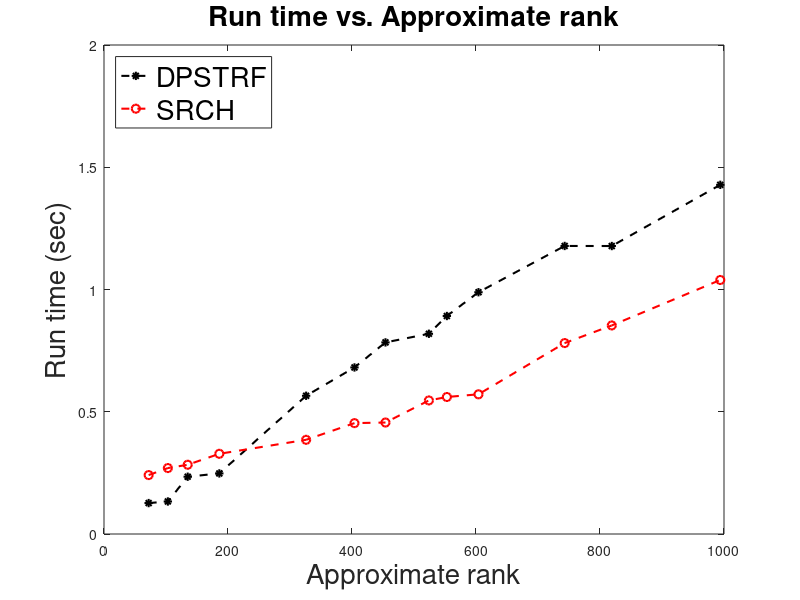
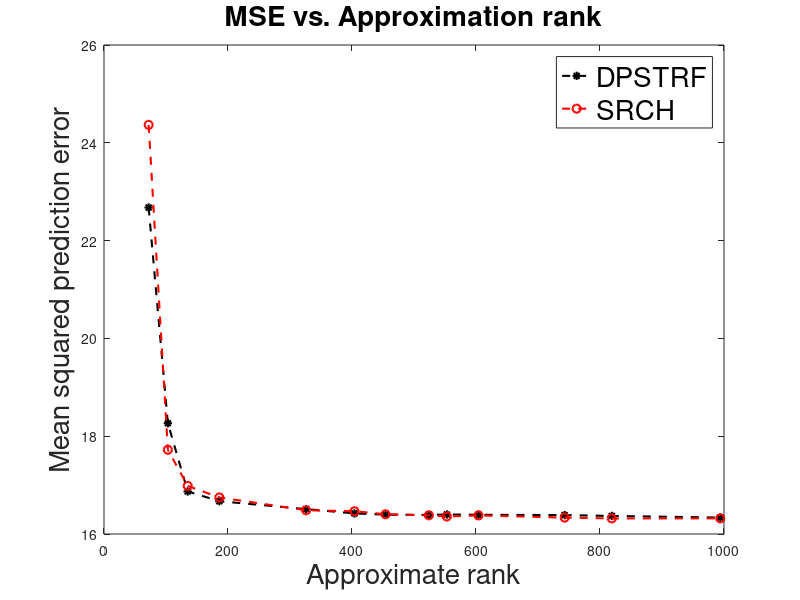

MATLAB code for these plots, in order:
% graph_runtime_mse draw the comparison of two methods: srch, dpstrf(cholesky with diagonal pivoting),

% x-axis is target rank
% y-axis is the mse(mean squared error)

rank = [ 72
         103
         135
         186
         326
         404
         454
         524
         553
         604
         743
         819
         994];
srch = [  
  0.24102599999999996 
  0.26968899999999985     
  0.28319700000000014  
  0.32802199999999981 
  0.38528399999999996     
  0.45350299999999999     
  0.45592699999999997     
  0.54625599999999985
  0.56035299999999988
  0.57138999999999984          
  0.78092099999999998     
  0.85298800000000030     
   1.0389579999999998 ];
dpstrf = [ 
  0.12650899999999998
  0.13297900000000018 
  0.23424999999999985     
  0.24778100000000025     
  0.56537999999999977     
  0.68118699999999999     
  0.78366999999999987     
  0.81891200000000008     
  0.89157600000000059     
  0.98886199999999969     
   1.1780910000000002     
   1.1778150000000003     
   1.4280819999999999  ];

srch_prediction = [
24.366557781395610
17.721917411985668
16.984182662512424
16.747641519512559
16.485487565532534
16.466088257330764
16.403508917722601
16.382124579591881 
16.357301789893828
16.380405785670991
16.335056054615301
16.318311081414084
16.319736439524302];
dpstrf_prediction = [
   22.676194432342029
   18.265367130541701
   16.870564263539524     
   16.670861323955933     
   16.508985154562254     
   16.421186433825817     
   16.395671244236510     
   16.389995090458832     
   16.399219538329938     
   16.393076031567372     
   16.385856468555055     
   16.369522207663209        
   16.336230437288606 ]; 

figure(1)
plot(rank, dpstrf, '--*k', 'LineWidth',1.5);
hold on
plot(rank, srch, '--or', 'LineWidth',1.5);
hold off
leg = legend('DPSTRF', 'SRCH', 'Location', 'northwest');
set(leg, 'FontSize', 20)
xlabel('Approximate rank', 'FontSize', 20);
ylabel('Run time (sec)', 'FontSize', 20);
title('Run time vs. Approximate rank', 'FontSize', 20)

figure(2)
plot(rank, dpstrf_prediction, '--*k', 'LineWidth',1.5);
hold on
plot(rank, srch_prediction, '--or', 'LineWidth',1.5);
hold off
leg=legend('DPSTRF', 'SRCH', 'Location', 'northeast');
set(leg,'FontSize',20)
xlabel('Approximate rank','FontSize',20);
ylabel('Mean squared prediction error','Fontsize',20);
title('MSE vs. Approximation rank','Fontsize',20)